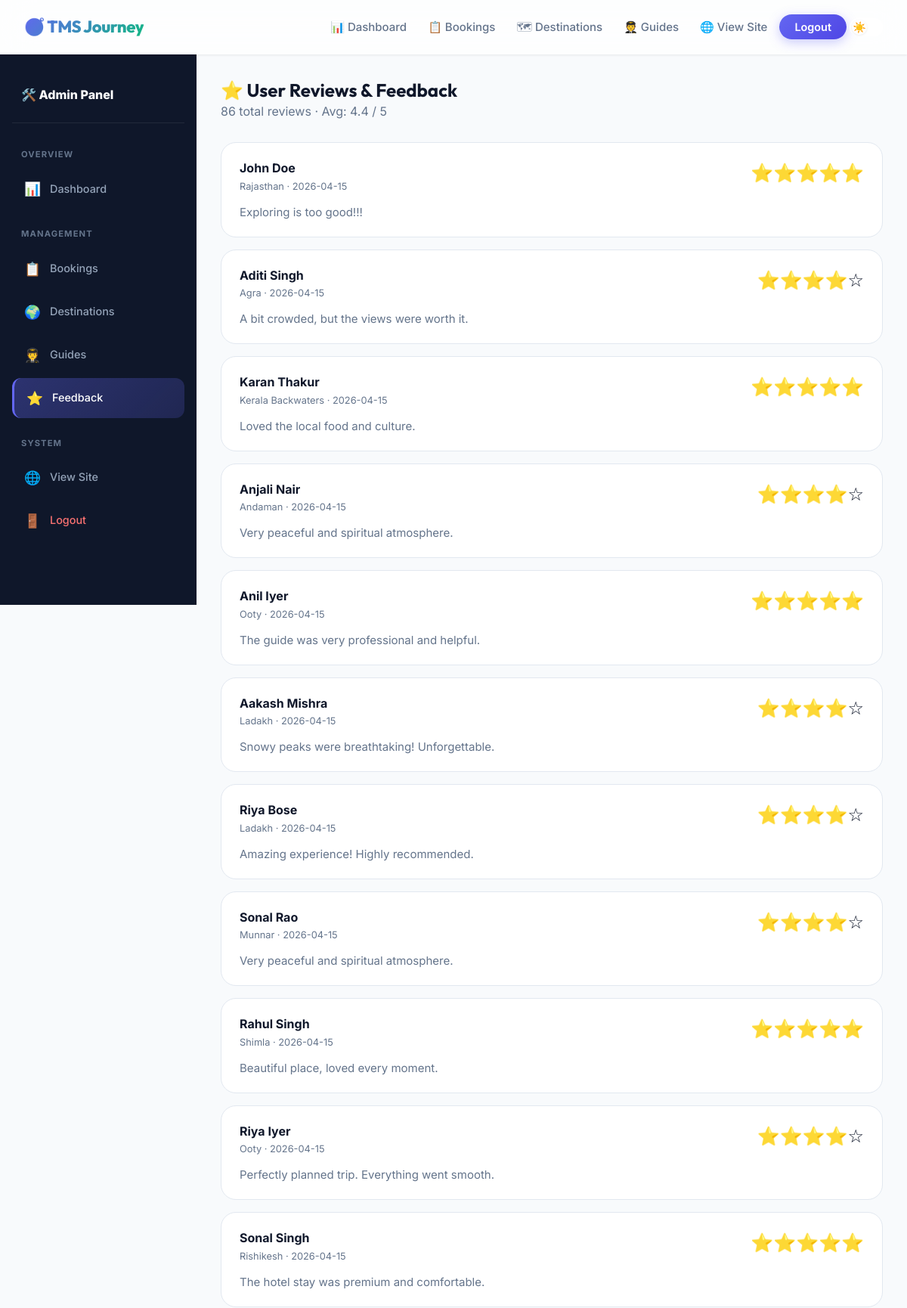
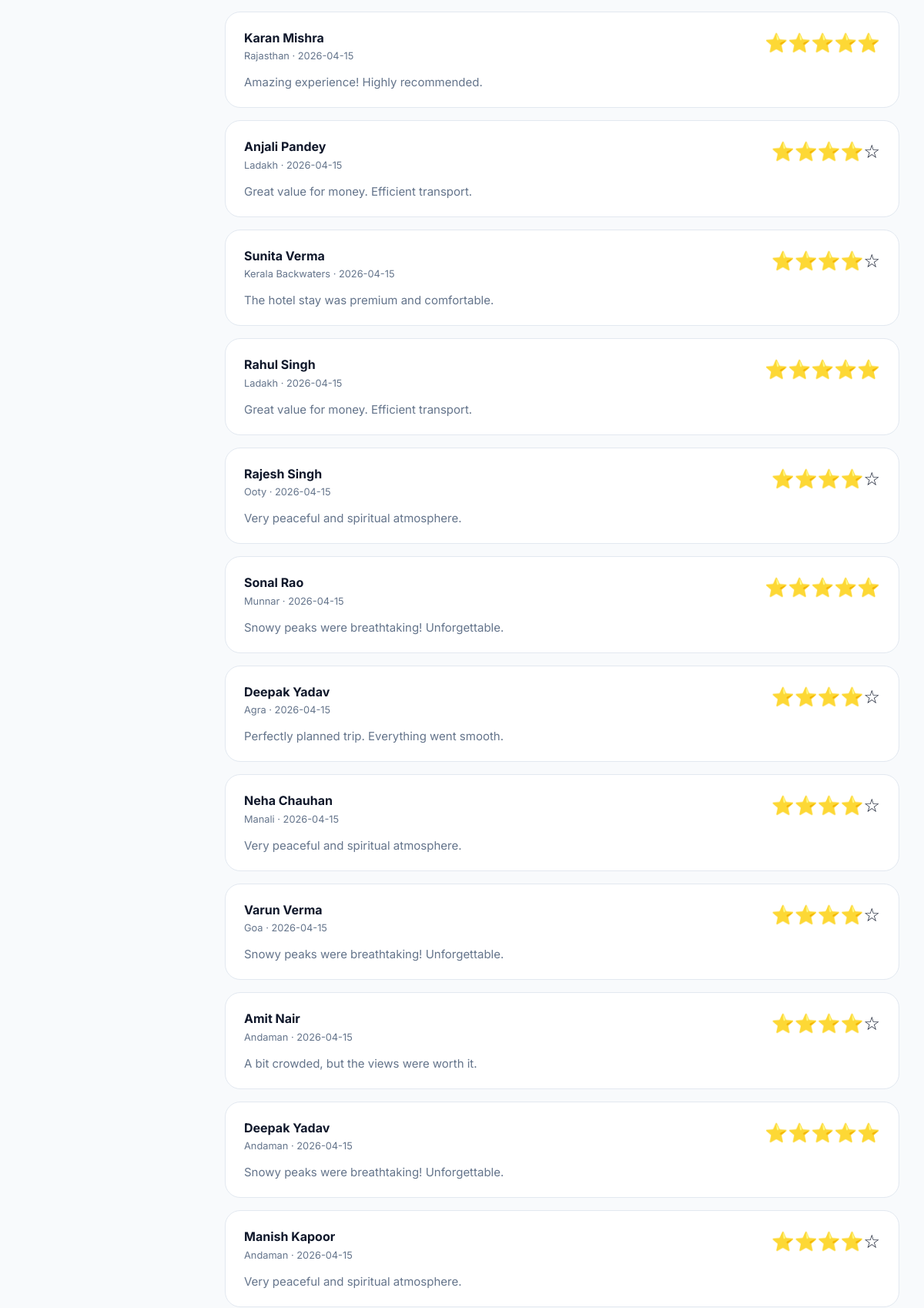
The app's page /admin/feedback (signed in, upper part) with its own data (2 pictures, top to bottom).
### tables this page shows
CREATE TABLE reviews (
    id             INTEGER PRIMARY KEY AUTOINCREMENT,
    user_id        INTEGER NOT NULL,
    destination_id INTEGER NOT NULL,
    rating         INTEGER CHECK(rating BETWEEN 1 AND 5),
    comment        TEXT,
    created_at     TIMESTAMP DEFAULT CURRENT_TIMESTAMP,
    FOREIGN KEY (user_id)        REFERENCES users(id)        ON DELETE CASCADE,
    FOREIGN KEY (destination_id) REFERENCES destinations(id) ON DELETE CASCADE
);

CREATE TABLE users (
    id         INTEGER PRIMARY KEY AUTOINCREMENT,
    name       TEXT NOT NULL,
    email      TEXT NOT NULL UNIQUE,
    phone      TEXT NOT NULL,
    password   TEXT NOT NULL,
    role       TEXT DEFAULT 'user' CHECK(role IN ('admin','user','guide')),
    created_at TIMESTAMP DEFAULT CURRENT_TIMESTAMP
);

CREATE TABLE destinations (
    id             INTEGER PRIMARY KEY AUTOINCREMENT,
    name           TEXT NOT NULL,
    description    TEXT NOT NULL,
    base_price     REAL NOT NULL,
    image_url      TEXT,
    weather_temp   INTEGER DEFAULT 25,
    weather_status TEXT DEFAULT 'Sunny',
    created_at     TIMESTAMP DEFAULT CURRENT_TIMESTAMP
, category TEXT DEFAULT 'Location', location TEXT DEFAULT 'India', latitude REAL, longitude REAL);

### app.py (the view)
@app.route('/admin/feedback')
@admin_required
def manage_feedback():
    db = get_db()
    reviews = db.execute('''
        SELECT r.*, u.name AS user_name, d.name AS dest_name
        FROM reviews r
        JOIN users u ON r.user_id=u.id
        JOIN destinations d ON r.destination_id=d.id
        ORDER BY r.id DESC
    ''').fetchall()
    avg_row    = db.execute("SELECT AVG(rating) FROM reviews").fetchone()
    avg_rating = f"{avg_row[0]:.1f}" if avg_row[0] else "N/A"
    return render_template('manage_feedback.html', reviews=reviews, avg_rating=avg_rating)

### app.py (called while the page is built)
def get_db():
    db = getattr(g, '_database', None)
    if db is None:
        db = g._database = sqlite3.connect(DATABASE)
        db.row_factory = sqlite3.Row
        db.execute("PRAGMA foreign_keys = ON")
    return db

@app.teardown_appcontext
def close_connection(exception):
    db = getattr(g, '_database', None)
    if db is not None:
        db.close()

def admin_required(f):
    @wraps(f)
    def decorated(*args, **kwargs):
        if session.get('role') != 'admin':
            flash("Admin access required.", "danger")
            return redirect(url_for('index'))
        return f(*args, **kwargs)
    return decorated

### templates/manage_feedback.html (shortened to what this page needs)
{% extends 'layout.html' %}
{% block content %}
<div class="dashboard-layout">
  <aside class="sidebar">
    <div style="padding:.5rem .75rem 1.5rem;border-bottom:1px solid rgba(255,255,255,.08);margin-bottom:.5rem">
      <div style="font-weight:800;color:white;font-size:1rem">🛠️ Admin Panel</div>
    </div>
    <div class="sidebar-section">Overview</div>
    <a href="{{ url_for('admin_dashboard') }}" class="sidebar-link"><span class="icon">📊</span><span>Dashboard</span></a>
    <div class="sidebar-section">Management</div>
    <a href="{{ url_for('manage_bookings') }}" class="sidebar-link"><span class="icon">📋</span><span>Bookings</span></a>
    <a href="{{ url_for('manage_destinations') }}" class="sidebar-link"><span class="icon">🌍</span><span>Destinations</span></a>
    <a href="{{ url_for('manage_guides') }}" class="sidebar-link"><span class="icon">🧑‍✈️</span><span>Guides</span></a>
    <a href="{{ url_for('manage_feedback') }}" class="sidebar-link active"><span class="icon">⭐</span><span>Feedback</span></a>
    <div class="sidebar-section">System</div>
    <a href="{{ url_for('index') }}" class="sidebar-link"><span class="icon">🌐</span><span>View Site</span></a>
    <a href="{{ url_for('logout') }}" class="sidebar-link" style="color:#f87171"><span class="icon">🚪</span><span>Logout</span></a>
  </aside>
  <main class="dashboard-main">
    <div style="margin-bottom:1.75rem">
      <h1 style="font-size:1.5rem">⭐ User Reviews & Feedback</h1>
      <p class="text-muted">{{ reviews|length }} total reviews · Avg: {{ avg_rating }} / 5</p>
    </div>
    <div class="grid grid-cols-1" style="gap:1rem">
      {% for r in reviews %}
      <div style="background:var(--white);border:1px solid var(--gray-200);border-radius:var(--radius-lg);padding:1.25rem 1.5rem">
        <div style="display:flex;justify-content:space-between;align-items:flex-start;flex-wrap:wrap;gap:.75rem;margin-bottom:.75rem">
          <div>
            <div style="font-weight:700">{{ r.user_name }}</div>
            <div style="font-size:.8rem;color:var(--text-muted)">{{ r.dest_name }} · {{ r.created_at[:10] }}</div>
          </div>
          <div style="font-size:1.5rem">{% for _ in range(r.rating) %}⭐{% endfor %}{% for _ in range(5 - r.rating) %}☆{% endfor %}</div>
        </div>
        <p style="color:var(--text-muted);font-size:.9375rem;line-height:1.6">{{ r.comment or '(No comment provided)' }}</p>
      </div>
      {% else %}
      <div style="text-align:center;padding:3rem;color:var(--text-muted)">
        <div style="font-size:3rem;margin-bottom:1rem">⭐</div>
        <p>No reviews yet.</p>
      </div>
      {% endfor %}
    </div>
  </main>
</div>
{% endblock %}

### static/css/style.css (style rules this page uses)
:root { --primary: #6366f1; --primary-dark: #4f46e5; --primary-light: #a5b4fc; --secondary: #10b981; --secondary-dark: #059669; --accent: #f59e0b; --danger: #ef4444; --dark: #0f172a; --dark-card: #1e293b; --dark-border: #334155; --light: #f8fafc; --white: #ffffff; --gray-100: #f1f5f9; --gray-200: #e2e8f0; --gray-400: #94a3b8; --gray-500: #64748b; --gray-600: #475569; --text-main: #0f172a; --text-muted: #64748b; --glass-bg: rgba(255,255,255,0.75); --glass-border: rgba(255,255,255,0.45); --glass-shadow: 0 8px 32px rgba(0,0,0,0.12); --radius-sm: 0.375rem; --radius-md: 0.75rem; --radius-lg: 1.25rem; --radius-full: 9999px; --shadow-sm: 0 1px 3px rgba(0,0,0,0.08); --shadow-md: 0 4px 16px rgba(0,0,0,0.10); --shadow-lg: 0 12px 40px rgba(0,0,0,0.15); --shadow-xl: 0 24px 64px rgba(0,0,0,0.18); --font-sans: 'Inter', sans-serif; --font-heading: 'Outfit', sans-serif; --transition: all 0.3s cubic-bezier(0.4,0,0.2,1); --nav-h: 72px; }
*, *::before, *::after { margin: 0; padding: 0; box-sizing: border-box; }
html { scroll-behavior: smooth; }
body { font-family: var(--font-sans); background-color: var(--light); color: var(--text-main); line-height: 1.65; overflow-x: hidden; min-height: 100vh; display: flex; flex-direction: column; transition: background-color 0.4s ease, color 0.4s ease; }
h1,h2,h3,h4,h5,h6 { font-family: var(--font-heading); color: var(--text-main); font-weight: 700; line-height: 1.25; }
a { text-decoration: none; color: var(--primary); transition: var(--transition); }
.text-muted { color: var(--text-muted); }
.grid { display: grid; gap: 1.75rem; }
.grid-cols-1 { grid-template-columns: 1fr; }
.dashboard-layout { display: grid; grid-template-columns: 260px 1fr; min-height: calc(100vh - var(--nav-h)); }
.sidebar { background: var(--dark); padding: 2rem 1rem; position: sticky; top: var(--nav-h); height: calc(100vh - var(--nav-h)); overflow-y: auto; display: flex; flex-direction: column; gap: 0.25rem; }
.sidebar-section { font-size: 0.7rem; font-weight: 700; text-transform: uppercase; letter-spacing: 0.1em; color: var(--gray-500); padding: 0.75rem 0.75rem 0.35rem; margin-top: 0.5rem; }
.sidebar-link { display: flex; align-items: center; gap: 0.75rem; padding: 0.75rem 1rem; border-radius: var(--radius-md); color: var(--gray-400); font-size: 0.9rem; font-weight: 500; transition: var(--transition); }
.sidebar-link.active { color: white; background: linear-gradient(135deg, rgba(99,102,241,0.35), rgba(99,102,241,0.2)); border-left: 3px solid var(--primary); }
.sidebar-link span.icon { font-size: 1.1rem; width: 22px; text-align: center; }
.dashboard-main { padding: 2rem; background: var(--light); overflow-y: auto; }

### records on screen
reviews: user_name "John Doe", dest_name "Rajasthan", created_at "2026-04-15", rating 5 (drawn), comment "Exploring is too good!!!"
reviews: user_name "Aditi Singh", dest_name "Agra", created_at "2026-04-15", rating 4 (drawn), comment "A bit crowded, but the views were worth it."
reviews: user_name "Karan Thakur", dest_name "Kerala Backwaters", created_at "2026-04-15", rating 5 (drawn), comment "Loved the local food and culture."
reviews: user_name "Anjali Nair", dest_name "Andaman", created_at "2026-04-15", rating 4 (drawn), comment "Very peaceful and spiritual atmosphere."
reviews: user_name "Anil Iyer", dest_name "Ooty", created_at "2026-04-15", rating 5 (drawn), comment "The guide was very professional and helpful."
reviews: user_name "Aakash Mishra", dest_name "Ladakh", created_at "2026-04-15", rating 4 (drawn), comment "Snowy peaks were breathtaking! Unforgettable."
reviews: user_name "Riya Bose", dest_name "Ladakh", created_at "2026-04-15", rating 4 (drawn), comment "Amazing experience! Highly recommended."
reviews: user_name "Sonal Rao", dest_name "Munnar", created_at "2026-04-15", rating 4 (drawn), comment "Very peaceful and spiritual atmosphere."
reviews: user_name "Rahul Singh", dest_name "Shimla", created_at "2026-04-15", rating 5 (drawn), comment "Beautiful place, loved every moment."
reviews: user_name "Riya Iyer", dest_name "Ooty", created_at "2026-04-15", rating 4 (drawn), comment "Perfectly planned trip. Everything went smooth."
reviews: user_name "Sonal Singh", dest_name "Rishikesh", created_at "2026-04-15", rating 5 (drawn), comment "The hotel stay was premium and comfortable."
reviews: user_name "Karan Mishra", dest_name "Rajasthan", created_at "2026-04-15", rating 5 (drawn), comment "Amazing experience! Highly recommended."
reviews: user_name "Anjali Pandey", dest_name "Ladakh", created_at "2026-04-15", rating 4 (drawn), comment "Great value for money. Efficient transport."
reviews: user_name "Sunita Verma", dest_name "Kerala Backwaters", created_at "2026-04-15", rating 4 (drawn), comment "The hotel stay was premium and comfortable."
reviews: user_name "Rahul Singh", dest_name "Ladakh", created_at "2026-04-15", rating 5 (drawn), comment "Great value for money. Efficient transport."
reviews: user_name "Rajesh Singh", dest_name "Ooty", created_at "2026-04-15", rating 4 (drawn), comment "Very peaceful and spiritual atmosphere."
reviews: user_name "Sonal Rao", dest_name "Munnar", created_at "2026-04-15", rating 5 (drawn), comment "Snowy peaks were breathtaking! Unforgettable."
reviews: user_name "Deepak Yadav", dest_name "Agra", created_at "2026-04-15", rating 4 (drawn), comment "Perfectly planned trip. Everything went smooth."
reviews: user_name "Neha Chauhan", dest_name "Manali", created_at "2026-04-15", rating 4 (drawn), comment "Very peaceful and spiritual atmosphere."
reviews: user_name "Varun Verma", dest_name "Goa", created_at "2026-04-15", rating 4 (drawn), comment "Snowy peaks were breathtaking! Unforgettable."
reviews: user_name "Amit Nair", dest_name "Andaman", created_at "2026-04-15", rating 4 (drawn), comment "A bit crowded, but the views were worth it."
reviews: user_name "Deepak Yadav", dest_name "Andaman", created_at "2026-04-15", rating 5 (drawn), comment "Snowy peaks were breathtaking! Unforgettable."
reviews: user_name "Manish Kapoor", dest_name "Andaman", created_at "2026-04-15", rating 4 (drawn), comment "Very peaceful and spiritual atmosphere."

### other values on screen
{{ reviews|length }} "86"
{{ avg_rating }} "4.4"
